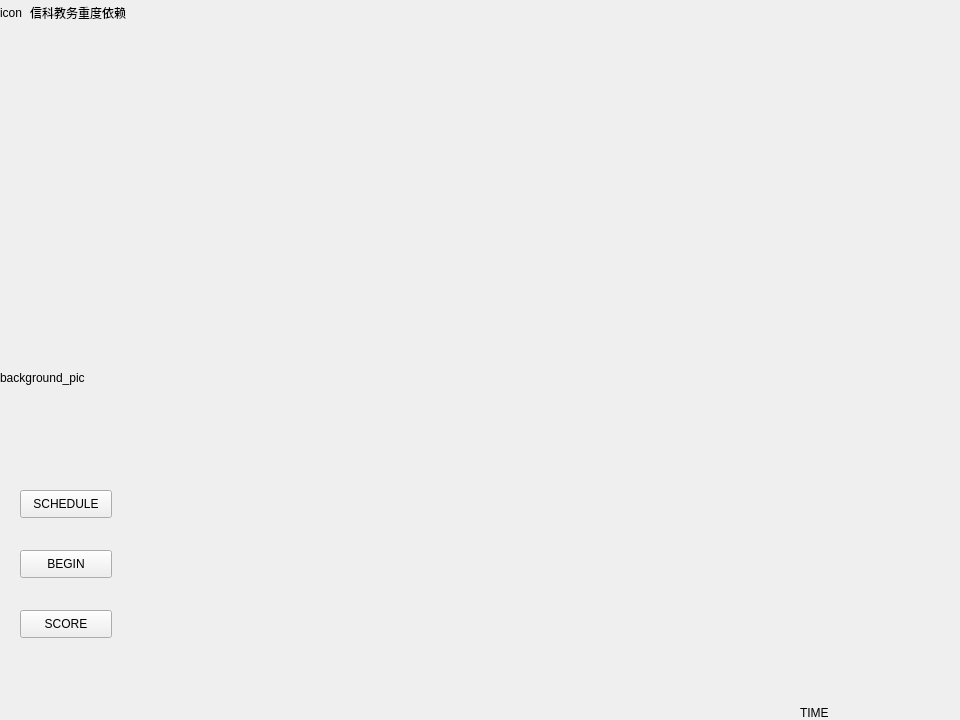
<?xml version="1.0" encoding="UTF-8"?>
<ui version="4.0">
 <class>MAIN_MENU</class>
 <widget class="QWidget" name="MAIN_MENU">
  <property name="geometry">
   <rect>
    <x>0</x>
    <y>0</y>
    <width>960</width>
    <height>720</height>
   </rect>
  </property>
  <property name="windowTitle">
   <string>Form</string>
  </property>
  <widget class="QPushButton" name="SCHEDULE">
   <property name="geometry">
    <rect>
     <x>20</x>
     <y>490</y>
     <width>92</width>
     <height>28</height>
    </rect>
   </property>
   <property name="text">
    <string>SCHEDULE</string>
   </property>
  </widget>
  <widget class="QPushButton" name="EXIT">
   <property name="geometry">
    <rect>
     <x>930</x>
     <y>0</y>
     <width>25</width>
     <height>25</height>
    </rect>
   </property>
   <property name="styleSheet">
    <string notr="true">QPushButton{
	border:none;
}</string>
   </property>
   <property name="text">
    <string/>
   </property>
  </widget>
  <widget class="QLabel" name="time">
   <property name="geometry">
    <rect>
     <x>800</x>
     <y>700</y>
     <width>161</width>
     <height>25</height>
    </rect>
   </property>
   <property name="layoutDirection">
    <enum>Qt::LeftToRight</enum>
   </property>
   <property name="text">
    <string>TIME</string>
   </property>
  </widget>
  <widget class="QLabel" name="icon">
   <property name="geometry">
    <rect>
     <x>0</x>
     <y>0</y>
     <width>25</width>
     <height>25</height>
    </rect>
   </property>
   <property name="text">
    <string>icon</string>
   </property>
  </widget>
  <widget class="QLabel" name="title_background">
   <property name="geometry">
    <rect>
     <x>0</x>
     <y>0</y>
     <width>960</width>
     <height>25</height>
    </rect>
   </property>
   <property name="text">
    <string/>
   </property>
  </widget>
  <widget class="QLabel" name="label">
   <property name="geometry">
    <rect>
     <x>30</x>
     <y>0</y>
     <width>161</width>
     <height>25</height>
    </rect>
   </property>
   <property name="text">
    <string>信科教务重度依赖</string>
   </property>
  </widget>
  <widget class="QLabel" name="background_pic">
   <property name="geometry">
    <rect>
     <x>0</x>
     <y>30</y>
     <width>960</width>
     <height>695</height>
    </rect>
   </property>
   <property name="text">
    <string>background_pic</string>
   </property>
  </widget>
  <widget class="QLabel" name="bottom_background">
   <property name="geometry">
    <rect>
     <x>0</x>
     <y>700</y>
     <width>960</width>
     <height>25</height>
    </rect>
   </property>
   <property name="text">
    <string/>
   </property>
  </widget>
  <widget class="QPushButton" name="score">
   <property name="geometry">
    <rect>
     <x>20</x>
     <y>610</y>
     <width>92</width>
     <height>28</height>
    </rect>
   </property>
   <property name="text">
    <string>SCORE</string>
   </property>
  </widget>
  <widget class="QPushButton" name="pushButton">
   <property name="geometry">
    <rect>
     <x>20</x>
     <y>550</y>
     <width>92</width>
     <height>28</height>
    </rect>
   </property>
   <property name="text">
    <string>BEGIN</string>
   </property>
  </widget>
  <zorder>background_pic</zorder>
  <zorder>title_background</zorder>
  <zorder>SCHEDULE</zorder>
  <zorder>EXIT</zorder>
  <zorder>icon</zorder>
  <zorder>label</zorder>
  <zorder>bottom_background</zorder>
  <zorder>time</zorder>
  <zorder>score</zorder>
  <zorder>pushButton</zorder>
 </widget>
 <resources/>
 <connections/>
</ui>
